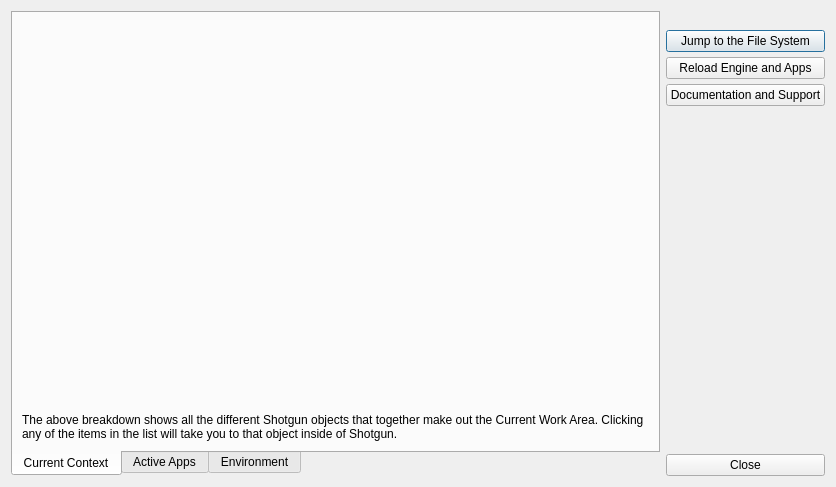
<?xml version="1.0" encoding="UTF-8"?>
<ui version="4.0">
 <class>Dialog</class>
 <widget class="QDialog" name="Dialog">
  <property name="geometry">
   <rect>
    <x>0</x>
    <y>0</y>
    <width>836</width>
    <height>487</height>
   </rect>
  </property>
  <property name="windowTitle">
   <string>The Current Tank Environment</string>
  </property>
  <layout class="QHBoxLayout" name="horizontalLayout">
   <item>
    <widget class="QTabWidget" name="context_overview_tab_widget">
     <property name="tabPosition">
      <enum>QTabWidget::South</enum>
     </property>
     <property name="currentIndex">
      <number>0</number>
     </property>
     <widget class="QWidget" name="tab">
      <attribute name="icon">
       <iconset resource="resources.qrc">
        <normaloff>:/res/icon_task.png</normaloff>:/res/icon_task.png</iconset>
      </attribute>
      <attribute name="title">
       <string>Current Context</string>
      </attribute>
      <layout class="QVBoxLayout" name="verticalLayout_4">
       <item>
        <widget class="ContextBrowserWidget" name="context_browser" native="true">
         <property name="sizePolicy">
          <sizepolicy hsizetype="Expanding" vsizetype="Expanding">
           <horstretch>0</horstretch>
           <verstretch>0</verstretch>
          </sizepolicy>
         </property>
         <property name="minimumSize">
          <size>
           <width>380</width>
           <height>0</height>
          </size>
         </property>
        </widget>
       </item>
       <item>
        <widget class="QLabel" name="label_4">
         <property name="text">
          <string>The above breakdown shows all the different Shotgun objects that together make out the Current Work Area. Clicking any of the items in the list will take you to that object inside of Shotgun.</string>
         </property>
         <property name="wordWrap">
          <bool>true</bool>
         </property>
        </widget>
       </item>
      </layout>
     </widget>
     <widget class="QWidget" name="tab_2">
      <attribute name="icon">
       <iconset resource="resources.qrc">
        <normaloff>:/res/logo_color_16.png</normaloff>:/res/logo_color_16.png</iconset>
      </attribute>
      <attribute name="title">
       <string>Active Apps</string>
      </attribute>
      <layout class="QVBoxLayout" name="verticalLayout_2">
       <item>
        <widget class="AppBrowserWidget" name="app_browser" native="true">
         <property name="sizePolicy">
          <sizepolicy hsizetype="Expanding" vsizetype="Expanding">
           <horstretch>0</horstretch>
           <verstretch>0</verstretch>
          </sizepolicy>
         </property>
         <property name="minimumSize">
          <size>
           <width>380</width>
           <height>0</height>
          </size>
         </property>
        </widget>
       </item>
       <item>
        <widget class="QLabel" name="label_2">
         <property name="text">
          <string>The list above shows all the different apps that are currently active. You can double click on an app to jump to its documentation.</string>
         </property>
         <property name="wordWrap">
          <bool>true</bool>
         </property>
        </widget>
       </item>
      </layout>
     </widget>
     <widget class="QWidget" name="tab_3">
      <attribute name="icon">
       <iconset resource="resources.qrc">
        <normaloff>:/res/cog_white.png</normaloff>:/res/cog_white.png</iconset>
      </attribute>
      <attribute name="title">
       <string>Environment</string>
      </attribute>
      <layout class="QVBoxLayout" name="verticalLayout_3">
       <item>
        <widget class="EnvironmentBrowserWidget" name="environment_browser" native="true">
         <property name="sizePolicy">
          <sizepolicy hsizetype="Expanding" vsizetype="Expanding">
           <horstretch>0</horstretch>
           <verstretch>0</verstretch>
          </sizepolicy>
         </property>
         <property name="minimumSize">
          <size>
           <width>380</width>
           <height>0</height>
          </size>
         </property>
        </widget>
       </item>
       <item>
        <widget class="QLabel" name="label_3">
         <property name="text">
          <string>The environment file contains all the settings and configuration for the currently running Tank Apps. The Tank Engine provides core services such as menu management and app startup.</string>
         </property>
         <property name="wordWrap">
          <bool>true</bool>
         </property>
        </widget>
       </item>
      </layout>
     </widget>
    </widget>
   </item>
   <item>
    <layout class="QVBoxLayout" name="verticalLayout">
     <property name="spacing">
      <number>5</number>
     </property>
     <item>
      <widget class="QLabel" name="label">
       <property name="text">
        <string/>
       </property>
       <property name="pixmap">
        <pixmap resource="resources.qrc">:/res/tank_logo.png</pixmap>
       </property>
      </widget>
     </item>
     <item>
      <widget class="QPushButton" name="jump_to_fs">
       <property name="text">
        <string>Jump to the File System</string>
       </property>
      </widget>
     </item>
     <item>
      <widget class="QPushButton" name="reload_apps">
       <property name="text">
        <string>Reload Engine and Apps</string>
       </property>
      </widget>
     </item>
     <item>
      <widget class="QPushButton" name="support">
       <property name="text">
        <string>Documentation and Support</string>
       </property>
      </widget>
     </item>
     <item>
      <spacer name="verticalSpacer">
       <property name="orientation">
        <enum>Qt::Vertical</enum>
       </property>
       <property name="sizeHint" stdset="0">
        <size>
         <width>20</width>
         <height>40</height>
        </size>
       </property>
      </spacer>
     </item>
     <item>
      <widget class="QPushButton" name="close">
       <property name="text">
        <string>Close</string>
       </property>
      </widget>
     </item>
    </layout>
   </item>
  </layout>
 </widget>
 <customwidgets>
  <customwidget>
   <class>ContextBrowserWidget</class>
   <extends>QWidget</extends>
   <header>..context_browser</header>
   <container>1</container>
  </customwidget>
  <customwidget>
   <class>AppBrowserWidget</class>
   <extends>QWidget</extends>
   <header>..app_browser</header>
   <container>1</container>
  </customwidget>
  <customwidget>
   <class>EnvironmentBrowserWidget</class>
   <extends>QWidget</extends>
   <header>..environment_browser</header>
   <container>1</container>
  </customwidget>
 </customwidgets>
 <resources>
  <include location="resources.qrc"/>
 </resources>
 <connections/>
</ui>
